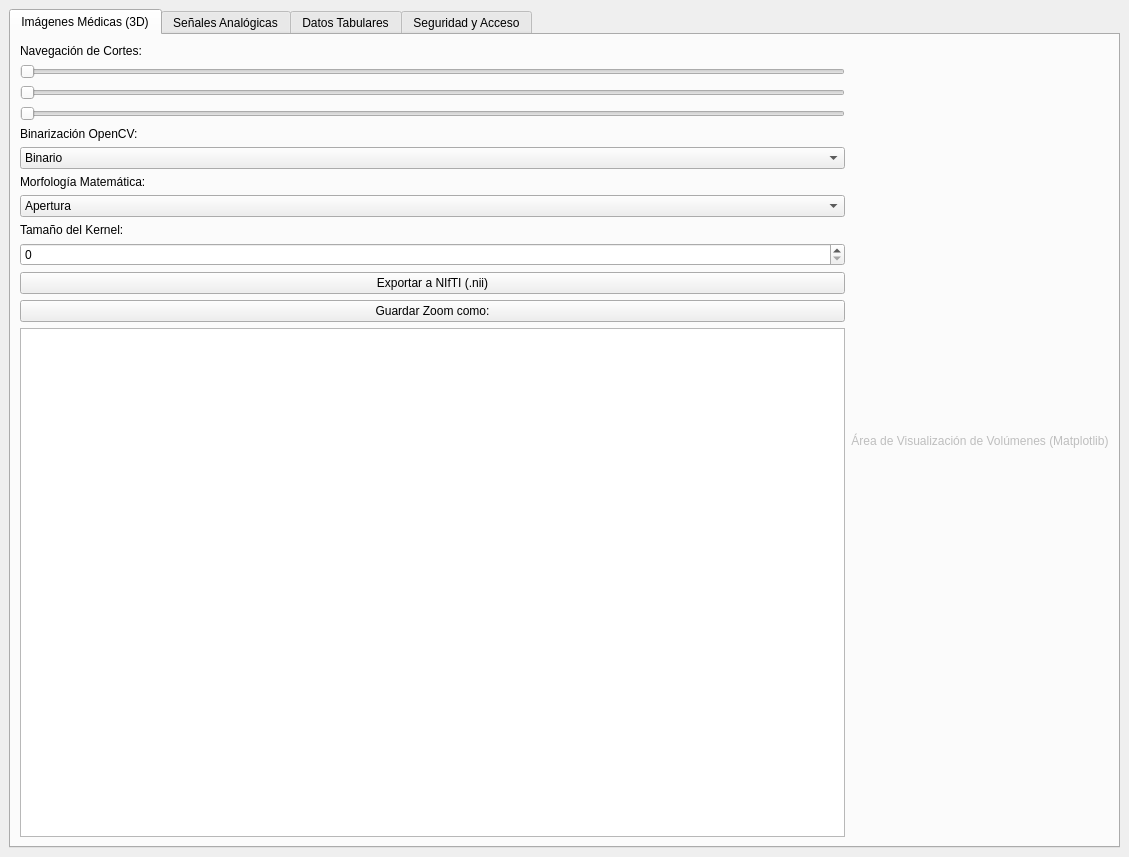
<?xml version="1.0" encoding="UTF-8"?>
<ui version="4.0">
 <class>VentanaPrincipal</class>
 <widget class="QMainWindow" name="VentanaPrincipal">
  <property name="geometry">
   <rect>
    <x>0</x>
    <y>0</y>
    <width>1129</width>
    <height>857</height>
   </rect>
  </property>
  <property name="windowTitle">
   <string>Panel de Control Diagnóstico Multimodal</string>
  </property>
  <widget class="QWidget" name="centralwidget">
   <layout class="QVBoxLayout" name="verticalLayout_2">
    <item>
     <widget class="QTabWidget" name="tabWidget">
      <property name="currentIndex">
       <number>0</number>
      </property>
      <widget class="QWidget" name="tab_imagenes">
       <attribute name="title">
        <string>Imágenes Médicas (3D)</string>
       </attribute>
       <layout class="QVBoxLayout" name="verticalLayout">
        <item>
         <layout class="QHBoxLayout" name="horizontalLayout_img">
          <item>
           <layout class="QVBoxLayout" name="verticalLayout_controles_img">
            <item>
             <widget class="QLabel" name="lbl_ctrl_tit">
              <property name="text">
               <string>Navegación de Cortes:</string>
              </property>
             </widget>
            </item>
            <item>
             <widget class="QSlider" name="slider_axial">
              <property name="orientation">
               <enum>Qt::Horizontal</enum>
              </property>
             </widget>
            </item>
            <item>
             <widget class="QSlider" name="slider_sagital">
              <property name="orientation">
               <enum>Qt::Horizontal</enum>
              </property>
             </widget>
            </item>
            <item>
             <widget class="QSlider" name="slider_coronal">
              <property name="orientation">
               <enum>Qt::Horizontal</enum>
              </property>
             </widget>
            </item>
            <item>
             <widget class="QLabel" name="lbl_bin_tit">
              <property name="text">
               <string>Binarización OpenCV:</string>
              </property>
             </widget>
            </item>
            <item>
             <widget class="QComboBox" name="combo_binarizacion">
              <item>
               <property name="text">
                <string>Binario</string>
               </property>
              </item>
              <item>
               <property name="text">
                <string>Binario Invertido</string>
               </property>
              </item>
              <item>
               <property name="text">
                <string>Truncado</string>
               </property>
              </item>
              <item>
               <property name="text">
                <string>Tozero</string>
               </property>
              </item>
              <item>
               <property name="text">
                <string>Tozero Invertido</string>
               </property>
              </item>
             </widget>
            </item>
            <item>
             <widget class="QLabel" name="lbl_morf_tit">
              <property name="text">
               <string>Morfología Matemática:</string>
              </property>
             </widget>
            </item>
            <item>
             <widget class="QComboBox" name="combo_morfologia">
              <item>
               <property name="text">
                <string>Apertura</string>
               </property>
              </item>
              <item>
               <property name="text">
                <string>Cierre</string>
               </property>
              </item>
              <item>
               <property name="text">
                <string>Erosión</string>
               </property>
              </item>
              <item>
               <property name="text">
                <string>Gradiente</string>
               </property>
              </item>
             </widget>
            </item>
            <item>
             <widget class="QLabel" name="lbl_kernel_tit">
              <property name="text">
               <string>Tamaño del Kernel:</string>
              </property>
             </widget>
            </item>
            <item>
             <widget class="QSpinBox" name="spin_kernel">
              <property name="minimum">
               <number>0</number>
              </property>
              <property name="maximum">
               <number>15</number>
              </property>
             </widget>
            </item>
            <item>
             <widget class="QPushButton" name="btn_exportar_nifti">
              <property name="text">
               <string>Exportar a NIfTI (.nii)</string>
              </property>
             </widget>
            </item>
            <item>
             <widget class="QPushButton" name="btn_guardar_zoom">
              <property name="text">
               <string>Guardar Zoom como:</string>
              </property>
             </widget>
            </item>
            <item>
             <widget class="QTableWidget" name="tabla_dicom"/>
            </item>
           </layout>
          </item>
          <item>
           <widget class="QLabel" name="lbl_axial">
            <property name="enabled">
             <bool>false</bool>
            </property>
            <property name="text">
             <string>Área de Visualización de Volúmenes (Matplotlib)</string>
            </property>
            <property name="alignment">
             <set>Qt::AlignCenter</set>
            </property>
           </widget>
          </item>
         </layout>
        </item>
       </layout>
      </widget>
      <widget class="QWidget" name="tab_senales">
       <attribute name="title">
        <string>Señales Analógicas</string>
       </attribute>
       <layout class="QVBoxLayout" name="verticalLayout_4">
        <item>
         <layout class="QVBoxLayout" name="verticalLayout_sen">
          <item>
           <layout class="QHBoxLayout" name="horizontalLayout_ctrl_sen">
            <item>
             <widget class="QLabel" name="lbl_canal_tit">
              <property name="text">
               <string>Control de Ruido:</string>
              </property>
             </widget>
            </item>
            <item>
             <widget class="QSlider" name="slider_ruido">
              <property name="minimum">
               <number>0</number>
              </property>
              <property name="maximum">
               <number>100</number>
              </property>
              <property name="orientation">
               <enum>Qt::Horizontal</enum>
              </property>
             </widget>
            </item>
           </layout>
          </item>
          <item>
           <widget class="QLabel" name="lbl_graficos_senales">
            <property name="text">
             <string>Gráficos de Ondas Clínicas</string>
            </property>
            <property name="alignment">
             <set>Qt::AlignCenter</set>
            </property>
           </widget>
          </item>
         </layout>
        </item>
       </layout>
      </widget>
      <widget class="QWidget" name="tab_tabular">
       <attribute name="title">
        <string>Datos Tabulares</string>
       </attribute>
       <layout class="QVBoxLayout" name="verticalLayout_3">
        <item>
         <layout class="QHBoxLayout" name="horizontalLayout">
          <item>
           <widget class="QTableWidget" name="tabla_resumen">
            <property name="sizePolicy">
             <sizepolicy hsizetype="Expanding" vsizetype="Expanding">
              <horstretch>15</horstretch>
              <verstretch>10</verstretch>
             </sizepolicy>
            </property>
            <property name="cornerButtonEnabled">
             <bool>true</bool>
            </property>
            <attribute name="horizontalHeaderCascadingSectionResizes">
             <bool>true</bool>
            </attribute>
            <attribute name="horizontalHeaderShowSortIndicator" stdset="0">
             <bool>true</bool>
            </attribute>
            <attribute name="horizontalHeaderStretchLastSection">
             <bool>true</bool>
            </attribute>
           </widget>
          </item>
         </layout>
        </item>
        <item>
         <widget class="QComboBox" name="combo_scatter_y"/>
        </item>
        <item>
         <widget class="QLabel" name="lbl_y">
          <property name="text">
           <string>Variable Y:</string>
          </property>
         </widget>
        </item>
        <item>
         <widget class="QComboBox" name="combo_scatter_x"/>
        </item>
        <item>
         <widget class="QLabel" name="lbl_x">
          <property name="text">
           <string>Variable X:</string>
          </property>
         </widget>
        </item>
        <item>
         <widget class="QLabel" name="lbl_grafico_tabular">
          <property name="text">
           <string>Espacio del Gráfico de Dispersión</string>
          </property>
          <property name="alignment">
           <set>Qt::AlignCenter</set>
          </property>
         </widget>
        </item>
       </layout>
      </widget>
      <widget class="QWidget" name="tab_seguridad">
       <attribute name="title">
        <string>Seguridad y Acceso</string>
       </attribute>
       <layout class="QVBoxLayout" name="verticalLayout_5">
        <item>
         <layout class="QVBoxLayout" name="verticalLayout_seg">
          <item>
           <widget class="QLabel" name="lbl_nombre_usuario">
            <property name="styleSheet">
             <string notr="true">font: 14pt &quot;MS UI Gothic&quot;;</string>
            </property>
            <property name="text">
             <string>Profesional: </string>
            </property>
           </widget>
          </item>
          <item>
           <widget class="QLabel" name="lbl_fecha_foto">
            <property name="styleSheet">
             <string notr="true">font: 14pt &quot;MS UI Gothic&quot;;</string>
            </property>
            <property name="text">
             <string>Autenticado el: </string>
            </property>
           </widget>
          </item>
          <item>
           <widget class="QPushButton" name="btn_camara">
            <property name="text">
             <string>Capturar Fotografía de Validación Biométrica</string>
            </property>
           </widget>
          </item>
         </layout>
        </item>
       </layout>
      </widget>
     </widget>
    </item>
   </layout>
  </widget>
 </widget>
 <resources/>
 <connections/>
</ui>
